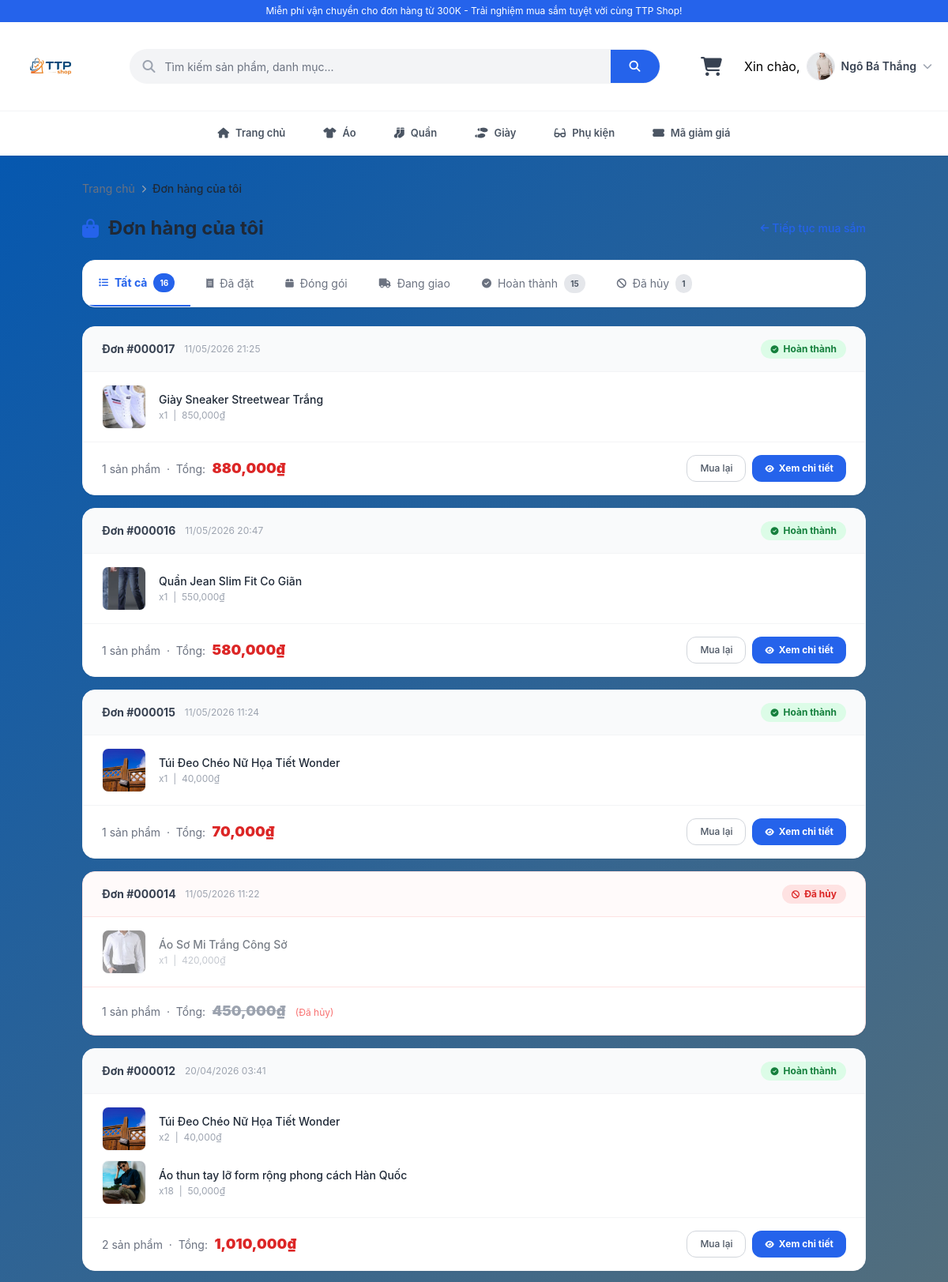
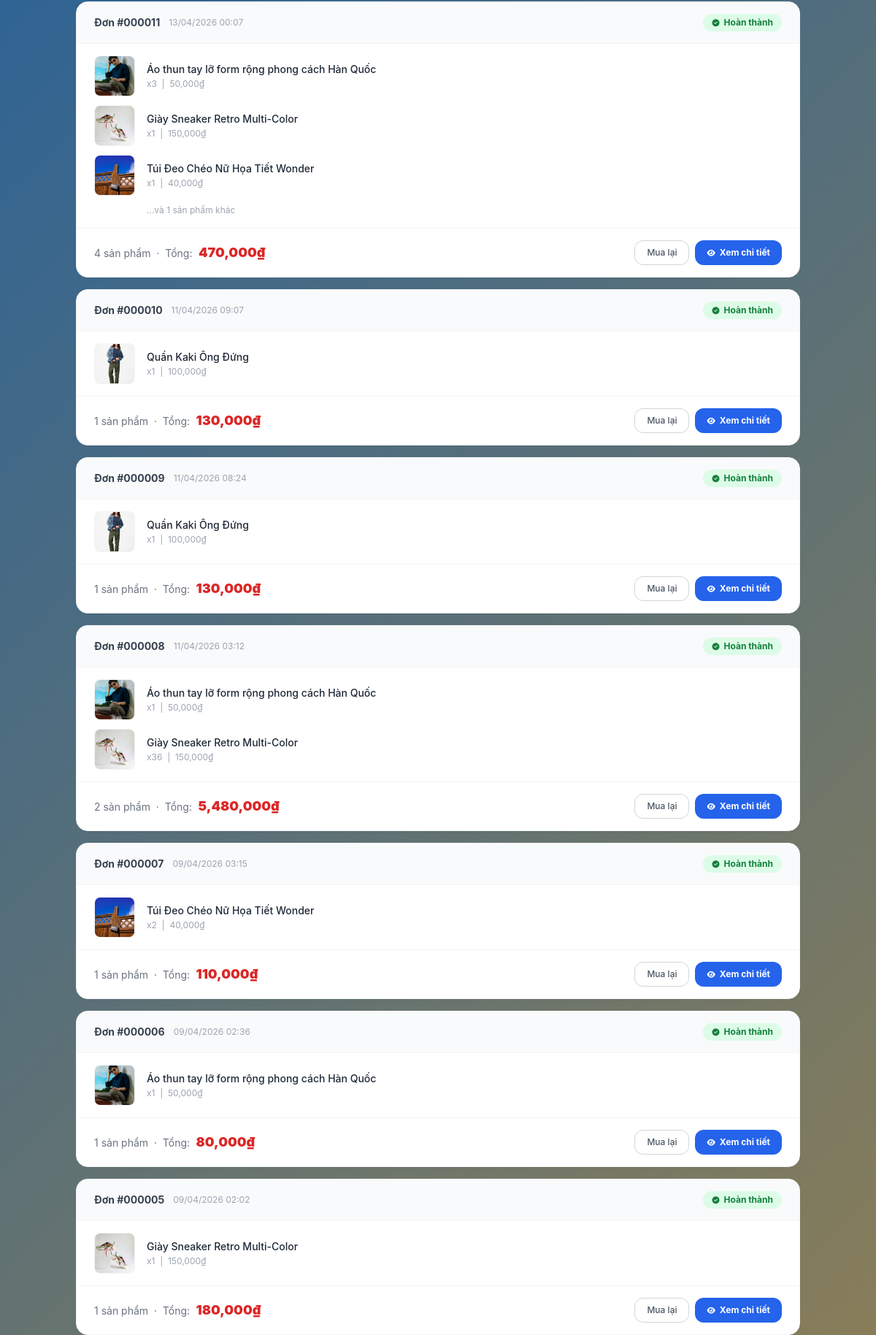
Screenshot of /orders.php (signed in, upper part) with the database file from the repository (2 pictures, top to bottom).
### tables this page shows
CREATE TABLE IF NOT EXISTS `donhang` (
  `MaDonHang` int NOT NULL AUTO_INCREMENT,
  `IdNguoiDung` int NOT NULL,
  `TenNguoiNhan` varchar(255) NOT NULL,
  `SoDienThoai` varchar(20) NOT NULL,
  `diachi` text NOT NULL,
  `TongTien` decimal(10,0) NOT NULL,
  `trangThai` int NOT NULL DEFAULT '0' COMMENT '0:Đã đặt | 1:Đóng gói | 2:Đang giao | 3:Hoàn thành | 4:Đã hủy',
  `NgayDat` datetime NOT NULL DEFAULT CURRENT_TIMESTAMP,
  `MaPhuongThuc` int NOT NULL DEFAULT '1',
  `TrangThaiThanhToan` varchar(100) DEFAULT 'Chưa thanh toán',
  `CouponCode` varchar(50) DEFAULT NULL,
  `SoTienGiam` decimal(10,0) NOT NULL DEFAULT '0',
  `ThoiGianXacNhan` datetime DEFAULT NULL,
  PRIMARY KEY (`MaDonHang`),
  KEY `fk_donhang_user` (`IdNguoiDung`),
  KEY `fk_donhang_pttt` (`MaPhuongThuc`)
);

CREATE TABLE IF NOT EXISTS `chitietdonhang` (
  `MaChiTiet` int NOT NULL AUTO_INCREMENT,
  `MaDonHang` int NOT NULL,
  `MaSanPham` int NOT NULL,
  `PhanLoai` varchar(255) DEFAULT NULL,
  `SoLuong` int NOT NULL,
  `Gia` decimal(10,0) NOT NULL,
  PRIMARY KEY (`MaChiTiet`),
  KEY `fk_ctdh_sanpham` (`MaSanPham`),
  KEY `fk_ctdh_donhang` (`MaDonHang`)
);

CREATE TABLE IF NOT EXISTS `product` (
  `MaSanPham` int NOT NULL AUTO_INCREMENT,
  `TenSanPham` varchar(100) NOT NULL,
  `GiaSanPham` decimal(10,0) NOT NULL,
  `hinh` varchar(1000) NOT NULL,
  `MoTa` text NOT NULL,
  `MaDanhMuc` int NOT NULL,
  `SaoTrungBinh` float NOT NULL,
  `TongDanhGia` int NOT NULL,
  `hinh2` varchar(255) DEFAULT NULL,
  `hinh3` varchar(255) DEFAULT NULL,
  `mau1` varchar(255) DEFAULT NULL,
  `mau2` varchar(255) DEFAULT NULL,
  `mau3` varchar(255) DEFAULT NULL,
  `size` varchar(255) DEFAULT NULL,
  `SoLuongTon` int NOT NULL DEFAULT '99',
  `is_featured` tinyint(1) NOT NULL DEFAULT '0' COMMENT '1 = Sản phẩm nổi bật',
  `GiaKhuyenMai` decimal(10,0) DEFAULT NULL,
  `NgayBatDauSale` datetime DEFAULT NULL,
  `NgayKetThucSale` datetime DEFAULT NULL,
  `is_suggested` tinyint(1) DEFAULT '0',
  `DaBan` int DEFAULT '0',
  PRIMARY KEY (`MaSanPham`),
  KEY `fk_sp_dm` (`MaDanhMuc`),
  KEY `idx_ten_sp` (`TenSanPham`(50))
);

### database.php (called while the page is built, shortened)
<?php
    class Database {
        private $host = "localhost";
        private $username = "root";
        private $password = "";
        private $dbname = "web";
        public $conn;
        public function __construct() {
            $this->conn = new mysqli ($this->host, $this->username, $this->password, $this->dbname);
            $this->conn->set_charset("utf8");
        }
        public function select ($sql) {
            return $this->conn->query($sql);
        }
    }
?>

### orders.php (the view, shortened to what this page needs)
<?php
require_once "database.php";
$db = new Database();
$user_id    = intval($_SESSION['user_id']);
$filter = isset($_GET['status']) ? intval($_GET['status']) : -1;
$where_status = ($filter >= 0 && $filter <= 4) ? "AND trangThai = $filter" : "";
$sql_orders = "SELECT d.*,
    (SELECT COUNT(*) FROM chitietdonhang c WHERE c.MaDonHang = d.MaDonHang) as so_sp
    FROM donhang d
    WHERE d.IdNguoiDung = $user_id $where_status
    ORDER BY d.NgayDat DESC";
$res_orders = $db->select($sql_orders);
$orders = [];
if ($res_orders) while ($row = $res_orders->fetch_assoc()) $orders[] = $row;
$counts = [-1=>0, 0=>0, 1=>0, 2=>0, 3=>0, 4=>0];
$res_count = $db->select("SELECT trangThai, COUNT(*) as cnt FROM donhang WHERE IdNguoiDung = $user_id GROUP BY trangThai");
if ($res_count) while ($r = $res_count->fetch_assoc()) $counts[intval($r['trangThai'])] = intval($r['cnt']);
$counts[-1] = array_sum(array_filter($counts, fn($k) => $k >= 0, ARRAY_FILTER_USE_KEY));
$status_labels = ['Đã đặt','Đóng gói','Đang giao','Hoàn thành','Đã hủy'];
$status_colors = [
    0 => 'bg-blue-100 text-blue-700',
    1 => 'bg-yellow-100 text-yellow-700',
    2 => 'bg-purple-100 text-purple-700',
    3 => 'bg-green-100 text-green-700',
    4 => 'bg-red-100 text-red-600',
];
$status_icons = ['fa-receipt','fa-box','fa-truck','fa-check-circle','fa-ban'];
include 'header.php';
?>
<main id="main-content" class="container mx-auto px-4 max-w-5xl py-8 min-h-screen">
    <div class="text-sm text-gray-500 mb-6 flex items-center gap-1">
        <a href="index.php" class="hover:text-blue-600">Trang chủ</a>
        <i class="fas fa-chevron-right text-[10px] text-gray-400 mx-1"></i>
        <span class="text-gray-800 font-medium">Đơn hàng của tôi</span>
    </div>
    <div class="flex items-center justify-between mb-6">
        <h1 class="text-2xl font-bold text-gray-800 flex items-center gap-3">
            <i class="fas fa-shopping-bag text-blue-600"></i> Đơn hàng của tôi
        </h1>
        <a href="index.php" class="text-sm text-blue-600 hover:text-blue-700 font-medium flex items-center gap-1">
            <i class="fas fa-arrow-left text-xs"></i> Tiếp tục mua sắm
        </a>
    </div>
    <div class="bg-white rounded-2xl shadow-sm border border-gray-100 mb-6 overflow-hidden">
        <div class="flex overflow-x-auto hide-scroll">
            <?php
            $tabs = [
                -1 => ['label'=>'Tất cả',     'icon'=>'fa-list'],
                0  => ['label'=>'Đã đặt',      'icon'=>'fa-receipt'],
                1  => ['label'=>'Đóng gói',    'icon'=>'fa-box'],
                2  => ['label'=>'Đang giao',   'icon'=>'fa-truck'],
                3  => ['label'=>'Hoàn thành',  'icon'=>'fa-check-circle'],
                4  => ['label'=>'Đã hủy',      'icon'=>'fa-ban'],
            ];
            foreach($tabs as $val=>$tab):
                $is_active = ($filter == $val);
                $href = $val==-1?'orders.php':'orders.php?status='.$val;
                $active_class = $is_active
                    ? ($val==4?'border-b-2 border-red-500 text-red-600 font-bold':'border-b-2 border-blue-600 text-blue-600 font-bold')
                    : 'text-gray-500 hover:text-gray-800';
            ?>
            <a href="<?php echo $href; ?>" class="flex items-center gap-2 px-5 py-4 text-sm whitespace-nowrap transition <?php echo $active_class; ?>">
                <i class="fas <?php echo $tab['icon']; ?> text-xs"></i>
                <?php echo $tab['label']; ?>
                <?php if($counts[$val]>0): ?>
                <span class="<?php echo $is_active?($val==4?'bg-red-500':'bg-blue-600').' text-white':'bg-gray-200 text-gray-600'; ?> text-[10px] font-bold px-2 py-0.5 rounded-full">
                    <?php echo $counts[$val]; ?>
                </span>
                <?php endif; ?>
            </a>
            <?php endforeach; ?>
        </div>
    </div>
    <?php if(empty($orders)): ?>
    <div class="bg-white rounded-2xl shadow-sm border border-gray-100 p-16 text-center">
        <i class="fas fa-box-open text-6xl text-gray-200 mb-4 block"></i>
        <p class="text-gray-500 text-lg mb-2"><?php echo $filter==4?'Chưa có đơn hàng nào bị hủy':'Chưa có đơn hàng nào'; ?></p>
        <?php if($filter!=4): ?><a href="index.php" class="inline-block bg-blue-600 text-white font-bold px-8 py-3 rounded-xl hover:bg-blue-700 transition mt-4">Mua sắm ngay</a><?php endif; ?>
    </div>
    <?php else: ?>
    <div class="space-y-4">
    <?php foreach($orders as $order):
        $st  = intval($order['trangThai']);
        $clr = $status_colors[$st] ?? 'bg-gray-100 text-gray-700';
        $ico = $status_icons[$st] ?? 'fa-question';
        $lbl = $status_labels[$st] ?? 'Không rõ';
        $oid = str_pad($order['MaDonHang'],6,'0',STR_PAD_LEFT);
        $date = date('d/m/Y H:i',strtotime($order['NgayDat']));
        $is_cancelled = ($st === 4);
        $can_cancel   = ($st === 0);
    ?>
    <div class="bg-white rounded-2xl shadow-sm border <?php echo $is_cancelled?'border-red-100':'border-gray-100'; ?> overflow-hidden hover:shadow-md transition">
        <div class="flex flex-col sm:flex-row items-start sm:items-center justify-between px-6 py-4 border-b <?php echo $is_cancelled?'border-red-100 bg-red-50/40':'border-gray-100 bg-gray-50'; ?> gap-2">
            <div class="flex items-center gap-3">
                <span class="text-sm font-bold text-gray-700">Đơn #<?php echo $oid; ?></span>
                <span class="text-xs text-gray-400"><?php echo $date; ?></span>
            </div>
            <span class="inline-flex items-center gap-1.5 text-xs font-bold px-3 py-1 rounded-full <?php echo $clr; ?>">
                <i class="fas <?php echo $ico; ?> text-[10px]"></i> <?php echo $lbl; ?>
            </span>
        </div>
        <div class="px-6 py-4 <?php echo $is_cancelled?'opacity-60':''; ?>">
            <?php
            $sql_items = "SELECT c.SoLuong,c.Gia,p.TenSanPham,p.hinh,p.MaSanPham
                FROM chitietdonhang c JOIN product p ON c.MaSanPham=p.MaSanPham
                WHERE c.MaDonHang={$order['MaDonHang']} LIMIT 3";
            $res_items = $db->select($sql_items);
            $items_preview = [];
            if($res_items) while($r=$res_items->fetch_assoc()) $items_preview[]=$r;
            ?>
            <div class="flex flex-col gap-3">
            <?php foreach($items_preview as $it): ?>
            <div class="flex items-center gap-4">
                <img src="public/images/<?php echo htmlspecialchars($it['hinh']); ?>" alt="<?php echo htmlspecialchars($it['TenSanPham']); ?>" loading="lazy" class="w-14 h-14 object-cover rounded-lg border border-gray-100 flex-shrink-0">
                <div class="flex-1 min-w-0">
                    <p class="text-sm font-medium text-gray-800 truncate"><?php echo htmlspecialchars($it['TenSanPham']); ?></p>
                    <p class="text-xs text-gray-400 mt-0.5">x<?php echo $it['SoLuong']; ?> &nbsp;|&nbsp; <?php echo number_format($it['Gia']); ?>₫</p>
                </div>
            </div>
            <?php endforeach; ?>
            <?php if($order['so_sp']>3): ?><p class="text-xs text-gray-400 pl-[72px]">...và <?php echo $order['so_sp']-3; ?> sản phẩm khác</p><?php endif; ?>
            </div>
        </div>
        <div class="flex flex-col sm:flex-row items-start sm:items-center justify-between px-6 py-4 border-t <?php echo $is_cancelled?'border-red-100':'border-gray-100'; ?> gap-3">
            <div>
                <span class="text-sm text-gray-500"><?php echo $order['so_sp']; ?> sản phẩm &nbsp;·&nbsp; Tổng:</span>
                <span class="text-lg font-black ml-1 <?php echo $is_cancelled?'text-gray-400 line-through':'text-red-600'; ?>"><?php echo number_format($order['TongTien']); ?>₫</span>
                <?php if($is_cancelled): ?><span class="text-xs text-red-400 ml-2">(Đã hủy)</span><?php endif; ?>
            </div>
            <div class="flex gap-2 flex-wrap">
                <?php if($can_cancel): ?>
                <button onclick="confirmCancel(<?php echo $order['MaDonHang']; ?>)"
                    class="text-xs border border-red-200 text-red-500 hover:bg-red-50 px-4 py-2 rounded-xl font-medium transition flex items-center gap-1">
                    <i class="fas fa-times text-[10px]"></i> Hủy đơn
                </button>
                <?php elseif($st===1||$st===2): ?>
                <span class="text-xs text-blue-600 bg-blue-50 px-3 py-1.5 rounded-full font-medium flex items-center gap-1">
                    <i class="fas fa-sync-alt fa-spin text-[10px]"></i> Đang xử lý
                </span>
                <?php elseif($st===3): ?>
                <a href="chitiet.php?id=<?php echo intval($items_preview[0]['MaSanPham']??0); ?>"
                    class="text-xs border border-gray-300 text-gray-600 hover:bg-gray-50 px-4 py-2 rounded-xl font-medium transition">
                    Mua lại
                </a>
                <?php endif; ?>
                <?php if(!$is_cancelled): ?>
                <a href="chitietdonhang.php?id=<?php echo $order['MaDonHang']; ?>"
                    class="text-xs bg-blue-600 text-white hover:bg-blue-700 px-4 py-2 rounded-xl font-bold transition flex items-center gap-1.5">
                    <i class="fas fa-eye text-[10px]"></i> Xem chi tiết
                </a>
                <?php endif; ?>
            </div>
        </div>
    </div>
    <?php endforeach; ?>
    </div>
    <?php endif; ?>
</main>

### orders.php (style rules this page uses)
.hide-scroll { -ms-overflow-style: none; scrollbar-width: none; }

### rows the page displays
donhang: MaDonHang "000017", NgayDat "11/05/2026 21:25", trangThai "Hoàn thành", so_sp "1", TongTien "880,000"
chitietdonhang: MaSanPham.hinh (picture), MaSanPham.TenSanPham "Giày Sneaker Streetwear Trắng", SoLuong "1", Gia "850,000"
donhang: MaDonHang "000016", NgayDat "11/05/2026 20:47", trangThai "Hoàn thành", so_sp "1", TongTien "580,000"
chitietdonhang: MaSanPham.hinh (picture), MaSanPham.TenSanPham "Quần Jean Slim Fit Co Giãn", SoLuong "1", Gia "550,000"
donhang: MaDonHang "000015", NgayDat "11/05/2026 11:24", trangThai "Hoàn thành", so_sp "1", TongTien "70,000"
chitietdonhang: MaSanPham.hinh (picture), MaSanPham.TenSanPham "Túi Đeo Chéo Nữ Họa Tiết Wonder", SoLuong "1", Gia "40,000"
donhang: MaDonHang "000014", NgayDat "11/05/2026 11:22", trangThai "Đã hủy", so_sp "1", TongTien "450,000", shows "(Đã hủy)"
chitietdonhang: MaSanPham.hinh (picture), MaSanPham.TenSanPham "Áo Sơ Mi Trắng Công Sở", SoLuong "1", Gia "420,000"
donhang: MaDonHang "000012", NgayDat "20/04/2026 03:41", trangThai "Hoàn thành", so_sp "2", TongTien "1,010,000"
chitietdonhang: MaSanPham.hinh (picture), MaSanPham.TenSanPham "Túi Đeo Chéo Nữ Họa Tiết Wonder", SoLuong "2", Gia "40,000"
chitietdonhang: MaSanPham.hinh (picture), MaSanPham.TenSanPham "Áo thun tay lỡ form rộng phong cách Hàn Quốc", SoLuong "18", Gia "50,000"
donhang: MaDonHang "000011", NgayDat "13/04/2026 00:07", trangThai "Hoàn thành", so_sp "1", so_sp "4", TongTien "470,000"
chitietdonhang: MaSanPham.hinh (picture), MaSanPham.TenSanPham "Áo thun tay lỡ form rộng phong cách Hàn Quốc", SoLuong "3", Gia "50,000"
chitietdonhang: MaSanPham.hinh (picture), MaSanPham.TenSanPham "Giày Sneaker Retro Multi-Color", SoLuong "1", Gia "150,000"
donhang: MaDonHang "000010", NgayDat "11/04/2026 09:07", trangThai "Hoàn thành", so_sp "1", TongTien "130,000"
chitietdonhang: MaSanPham.hinh (picture), MaSanPham.TenSanPham "Quần Kaki Ống Đứng", SoLuong "1", Gia "100,000"
donhang: MaDonHang "000009", NgayDat "11/04/2026 08:24", trangThai "Hoàn thành", so_sp "1", TongTien "130,000"
donhang: MaDonHang "000008", NgayDat "11/04/2026 03:12", trangThai "Hoàn thành", so_sp "2", TongTien "5,480,000"
chitietdonhang: MaSanPham.hinh (picture), MaSanPham.TenSanPham "Áo thun tay lỡ form rộng phong cách Hàn Quốc", SoLuong "1", Gia "50,000"
chitietdonhang: MaSanPham.hinh (picture), MaSanPham.TenSanPham "Giày Sneaker Retro Multi-Color", SoLuong "36", Gia "150,000"
donhang: MaDonHang "000007", NgayDat "09/04/2026 03:15", trangThai "Hoàn thành", so_sp "1", TongTien "110,000"
donhang: MaDonHang "000006", NgayDat "09/04/2026 02:36", trangThai "Hoàn thành", so_sp "1", TongTien "80,000"
donhang: MaDonHang "000005", NgayDat "09/04/2026 02:02", trangThai "Hoàn thành", so_sp "1", TongTien "180,000"

### other values shown
$ten_user "Ngô Bá Thắng"
$tab['label'] "Tất cả"
$counts[$val] "16"
$tab['label'] "Đã đặt"
$tab['label'] "Đóng gói"
$tab['label'] "Đang giao"
$tab['label'] "Hoàn thành"
$counts[$val] "15"
$tab['label'] "Đã hủy"
$counts[$val] "1"
